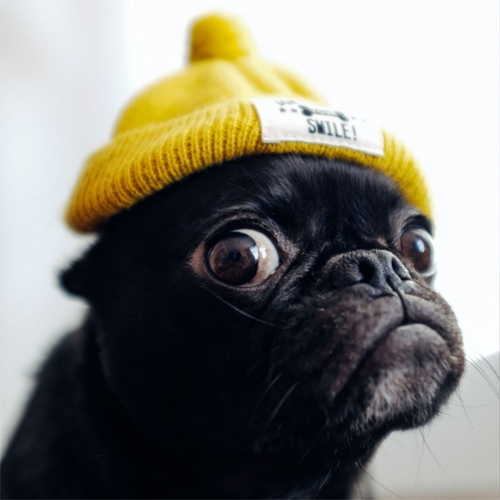
#> input picture module_11/mops.jpg, 500 x 500 px
$ python module_11_1.py
#> lines starting #> are read from the running program, lines starting #| are printed output that depends on the picture
from PIL import Image, ImageDraw

with Image.open("mops.jpg") as im:
#> im is the input picture: PIL image 500x500 RGBA; mean R, G, B, A 127.6, 126.2, 118.3, 254.9
    draw = ImageDraw.Draw(im)
    draw.line((0, 0) + im.size, fill=128)
    draw.line((0, im.size[1]/2, im.size[0]/2, 0), fill=128)
    draw.line((0, im.size[1], im.size[0], 0), fill=128)
    draw.line((0, im.size[1]*3/4, im.size[0]*3/4, 0), fill=128)

    im.show()
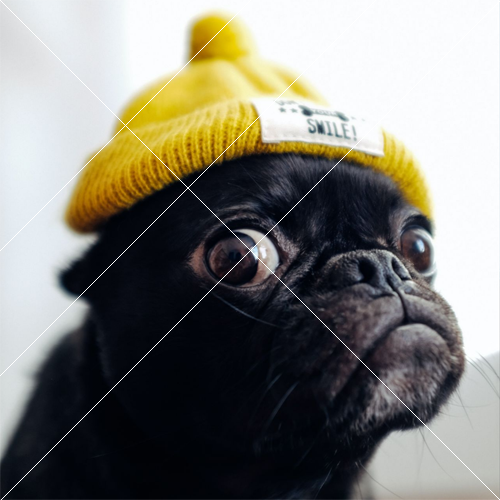
#> shown: PIL image 500x500 RGBA; mean R, G, B, A 127.6, 125.3, 117.6, 253.2; transparent parts drawn white


print(im.format)
#| WEBP
print(im.fp)
#| None
print(im.size)
#| (500, 500)
print(im.mode)
#| RGBA
print(im.getbands())
#| ('R', 'G', 'B', 'A')
